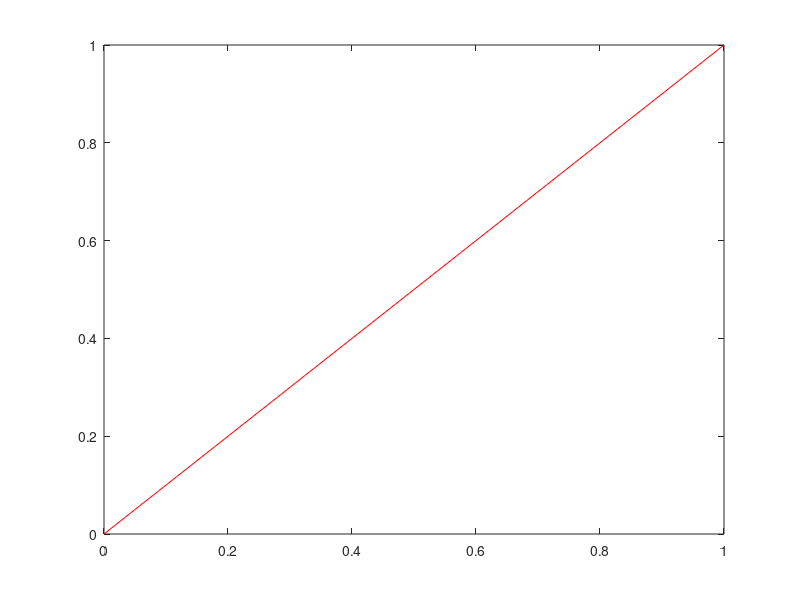

Write MATLAB code to recreate this figure. (Note: this script raises an error after producing the figure.)
% AP AP88-89

figure();
hf = plot([0,1],[0,1], 'r');
hold on;
hf = scatter(ap_Table4_AP8889{:,1}, ap_Table4_AP8889{:,2}, 'filled', 'k');


axis([0 1 0 1]);
grid on;
xlabel('QLM', 'FontSize', 20);
ylabel('NVSM', 'FontSize', 20);


title('AP88-89 - Topic-based analysis (Average Precision)', 'FontSize', 18);

dx = 0.008; dy = 0.008; % displacement so the text does not overlay the data points
text(ap_Table4_AP8889{:,1}+dx, ap_Table4_AP8889{:,2}+dy, ap_Table4_AP8889.Properties.RowNames, 'Color', 'b', 'FontSize', 10);

print('-dpdf', '-r300', ['/Users/silvello/Dropbox/Papers/2019/IPM2019-MPS/data/plots/scatter_ap_Table4_AP8889' '.pdf']);


hold off;
close;

% FT
figure();
hf = plot([0,1],[0,1], 'r');
hold on;
hf = scatter(ap_Table4_FT{:,1}, ap_Table4_FT{:,2}, 'filled', 'k');


axis([0 1 0 1]);
grid on;
xlabel('QLM', 'FontSize', 20);
ylabel('NVSM', 'FontSize', 20);


title('Financial Times - Topic-based analysis (Average Precision)', 'FontSize', 18);

dx = 0.008; dy = 0.008; % displacement so the text does not overlay the data points
text(ap_Table4_FT{:,1}+dx, ap_Table4_FT{:,2}+dy, ap_Table4_FT.Properties.RowNames, 'Color', 'b', 'FontSize', 10);

print('-dpdf', '-r300', ['/Users/silvello/Dropbox/Papers/2019/IPM2019-MPS/data/plots/scatter_ap_Table4_FT' '.pdf']);


hold off;
close;

% LA

figure();
hf = plot([0,1],[0,1], 'r');
hold on;
hf = scatter(ap_Table4_LA{:,1}, ap_Table4_LA{:,2}, 'filled', 'k');


axis([0 1 0 1]);
grid on;
xlabel('QLM', 'FontSize', 20);
ylabel('NVSM', 'FontSize', 20);


title('LA Times - Topic-based analysis (Average Precision)', 'FontSize', 18);

dx = 0.008; dy = 0.008; % displacement so the text does not overlay the data points
text(ap_Table4_LA{:,1}+dx, ap_Table4_LA{:,2}+dy, ap_Table4_LA.Properties.RowNames, 'Color', 'b', 'FontSize', 10);

print('-dpdf', '-r300', ['/Users/silvello/Dropbox/Papers/2019/IPM2019-MPS/data/plots/scatter_ap_Table4_LA' '.pdf']);


hold off;
close;

% WSJ

figure();
hf = plot([0,1],[0,1], 'r');
hold on;
hf = scatter(ap_Table4_WSJ{:,4}, ap_Table4_WSJ{:,1}, 'filled', 'k');


axis([0 1 0 1]);
grid on;
xlabel('QLM', 'FontSize', 20);
ylabel('NVSM', 'FontSize', 20);


title('Wall Street Journal - Topic-based analysis (Average Precision)', 'FontSize', 18);

dx = 0.008; dy = 0.008; % displacement so the text does not overlay the data points
text(ap_Table4_WSJ{:,4}+dx, ap_Table4_WSJ{:,1}+dy, ap_Table4_WSJ.Properties.RowNames, 'Color', 'b', 'FontSize', 10);

print('-dpdf', '-r300', ['/Users/silvello/Dropbox/Papers/2019/IPM2019-MPS/data/plots/scatter_ap_Table4_WSJ' '.pdf']);


hold off;
close;

% Robust04

figure();
hf = plot([0,1],[0,1], 'r');
hold on;
hf = scatter(ap_Table4_Robust04{:,2}, ap_Table4_Robust04{:,1}, 'filled', 'k');


axis([0 1 0 1]);
grid on;
xlabel('QLM', 'FontSize', 20);
ylabel('NVSM', 'FontSize', 20);


title('Robust 2004 - Topic-based analysis (Average Precision)', 'FontSize', 18);

dx = 0.008; dy = 0.008; % displacement so the text does not overlay the data points
text(ap_Table4_Robust04{:,2}+dx, ap_Table4_Robust04{:,1}+dy, ap_Table4_Robust04.Properties.RowNames, 'Color', 'b', 'FontSize', 10);

print('-dpdf', '-r300', ['/Users/silvello/Dropbox/Papers/2019/IPM2019-MPS/data/plots/scatter_ap_Table4_Robust04' '.pdf']);


hold off;
close;

% WT2G

figure();
hf = plot([0,1],[0,1], 'r');
hold on;
hf = scatter(ap_Table8_WT2G{:,3}, ap_Table8_WT2G{:,2}, 'filled', 'k');


axis([0 1 0 1]);
grid on;
xlabel('BM25', 'FontSize', 20);
ylabel('NVSM', 'FontSize', 20);


title('WT2g - Topic-based analysis (Average Precision)', 'FontSize', 18);

dx = 0.008; dy = 0.008; % displacement so the text does not overlay the data points
text(ap_Table8_WT2G{:,3}+dx, ap_Table8_WT2G{:,2}+dy, ap_Table8_WT2G.Properties.RowNames, 'Color', 'b', 'FontSize', 10);

print('-dpdf', '-r300', ['/Users/silvello/Dropbox/Papers/2019/IPM2019-MPS/data/plots/scatter_ap_Table8_WT2G' '.pdf']);


hold off;
close;

% OSHUMED

figure();
hf = plot([0,1],[0,1], 'r');
hold on;
hf = scatter(ap_Table8_OSHUMED{:,3}, ap_Table8_OSHUMED{:,2}, 'filled', 'k');


axis([0 1 0 1]);
grid on;
xlabel('BM25', 'FontSize', 20);
ylabel('NVSM', 'FontSize', 20);


title('OSHUMED - Topic-based analysis (Average Precision)', 'FontSize', 18);

dx = 0.008; dy = 0.008; % displacement so the text does not overlay the data points
text(ap_Table8_OSHUMED{:,3}+dx, ap_Table8_OSHUMED{:,2}+dy, ap_Table8_OSHUMED.Properties.RowNames, 'Color', 'b', 'FontSize', 10);

print('-dpdf', '-r300', ['/Users/silvello/Dropbox/Papers/2019/IPM2019-MPS/data/plots/scatter_ap_Table8_OSHUMED' '.pdf']);


hold off;
close;

% CLEF_IT

figure();
hf = plot([0,1],[0,1], 'r');
hold on;
hf = scatter(ap_Table9_CLEF_IT{:,2}, ap_Table9_CLEF_IT{:,6}, 'filled', 'k');


axis([0 1 0 1]);
grid on;
xlabel('BM25', 'FontSize', 20);
ylabel('NVSM', 'FontSize', 20);


title('CLEF IT - Topic-based analysis (Average Precision)', 'FontSize', 18);

dx = 0.008; dy = 0.008; % displacement so the text does not overlay the data points
text(ap_Table9_CLEF_IT{:,2}+dx, ap_Table9_CLEF_IT{:,6}+dy, ap_Table9_CLEF_IT.Properties.RowNames, 'Color', 'b', 'FontSize', 10);

print('-dpdf', '-r300', ['/Users/silvello/Dropbox/Papers/2019/IPM2019-MPS/data/plots/scatter_ap_Table9_CLEF_IT' '.pdf']);


hold off;
close;

% CLEF_DE

figure();
hf = plot([0,1],[0,1], 'r');
hold on;
hf = scatter(ap_Table9_CLEF_DE{:,2}, ap_Table9_CLEF_DE{:,6}, 'filled', 'k');


axis([0 1 0 1]);
grid on;
xlabel('BM25', 'FontSize', 20);
ylabel('NVSM', 'FontSize', 20);


title('CLEF DE - Topic-based analysis (Average Precision)', 'FontSize', 18);

dx = 0.008; dy = 0.008; % displacement so the text does not overlay the data points
text(ap_Table9_CLEF_DE{:,2}+dx, ap_Table9_CLEF_DE{:,6}+dy, ap_Table9_CLEF_DE.Properties.RowNames, 'Color', 'b', 'FontSize', 10);

print('-dpdf', '-r300', ['/Users/silvello/Dropbox/Papers/2019/IPM2019-MPS/data/plots/scatter_ap_Table9_CLEF_DE' '.pdf']);


hold off;
close;

% CLEF_FA

figure();
hf = plot([0,1],[0,1], 'r');
hold on;
hf = scatter(ap_Table9_CLEF_FA{:,2}, ap_Table9_CLEF_FA{:,6}, 'filled', 'k');


axis([0 1 0 1]);
grid on;
xlabel('BM25', 'FontSize', 20);
ylabel('NVSM', 'FontSize', 20);


title('CLEF FA - Topic-based analysis (Average Precision)', 'FontSize', 18);

dx = 0.008; dy = 0.008; % displacement so the text does not overlay the data points
text(ap_Table9_CLEF_FA{:,2}+dx, ap_Table9_CLEF_FA{:,6}+dy, ap_Table9_CLEF_FA.Properties.RowNames, 'Color', 'b', 'FontSize', 10);

print('-dpdf', '-r300', ['/Users/silvello/Dropbox/Papers/2019/IPM2019-MPS/data/plots/scatter_ap_Table9_CLEF_FA' '.pdf']);


hold off;
close;

% NY

hf = figure();
plot([0,1],[0,1], 'r');
hold on;
scatter(ap_Table4_NY{:,2}, ap_Table4_NY{:,1}, 'filled', 'k');


axis([0 1 0 1]);
grid on;
xlabel('QLM', 'FontSize', 20);
ylabel('NVSM', 'FontSize', 20);


title('NY Times - Topic-based analysis (Average Precision)', 'FontSize', 18);

dx = 0.008; dy = 0.008; % displacement so the text does not overlay the data points
text(ap_Table4_NY{:,2}+dx, ap_Table4_NY{:,1}+dy, ap_Table4_NY.Properties.RowNames, 'Color', 'b', 'FontSize', 10);
    
print('-dpdf', '-r300', ['/Users/silvello/Dropbox/Papers/2019/IPM2019-MPS/data/plots/scatter_ap_Table4_NY' '.pdf']);


hold off;
close;
